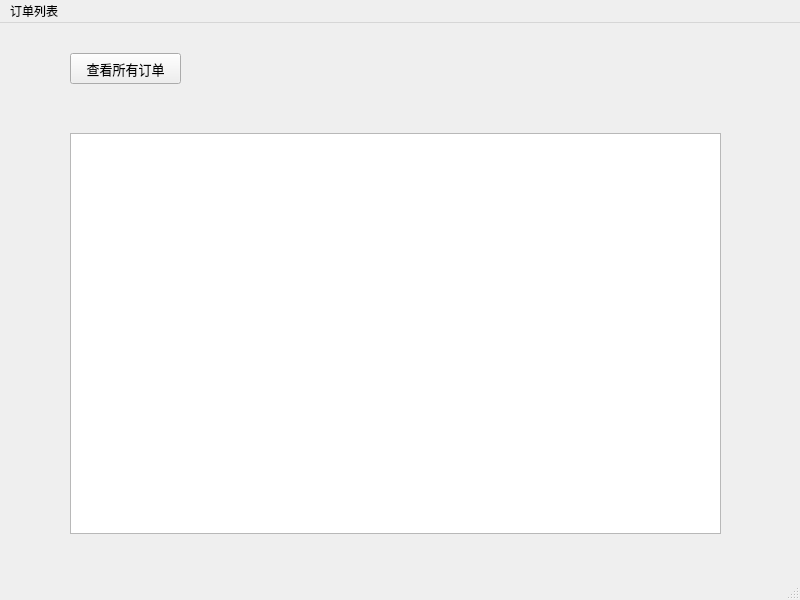
<?xml version="1.0" encoding="UTF-8"?>
<ui version="4.0">
 <class>orderlist</class>
 <widget class="QMainWindow" name="orderlist">
  <property name="geometry">
   <rect>
    <x>0</x>
    <y>0</y>
    <width>800</width>
    <height>600</height>
   </rect>
  </property>
  <property name="windowTitle">
   <string>MainWindow</string>
  </property>
  <widget class="QWidget" name="centralwidget">
   <widget class="QListWidget" name="list">
    <property name="geometry">
     <rect>
      <x>70</x>
      <y>110</y>
      <width>651</width>
      <height>401</height>
     </rect>
    </property>
   </widget>
   <widget class="QPushButton" name="seeall">
    <property name="geometry">
     <rect>
      <x>70</x>
      <y>30</y>
      <width>111</width>
      <height>31</height>
     </rect>
    </property>
    <property name="font">
     <font>
      <family>微软雅黑</family>
      <pointsize>10</pointsize>
     </font>
    </property>
    <property name="text">
     <string>查看所有订单</string>
    </property>
   </widget>
  </widget>
  <widget class="QMenuBar" name="menubar">
   <property name="geometry">
    <rect>
     <x>0</x>
     <y>0</y>
     <width>800</width>
     <height>26</height>
    </rect>
   </property>
   <widget class="QMenu" name="menu">
    <property name="title">
     <string>订单列表</string>
    </property>
   </widget>
   <addaction name="menu"/>
  </widget>
  <widget class="QStatusBar" name="statusbar"/>
 </widget>
 <resources/>
 <connections/>
</ui>
